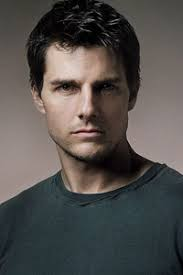
#> input picture tom.jpeg, 183 x 275 px
$ python Delaunay_Practice.py   (older library calls are emulated)
#> lines starting #> are read from the running program, lines starting #| are printed output that depends on the picture; after the words box and inside, x2 and y2 are one past the last pixel; in counts of white or black regions, pixels touching at a corner belong together
#!/usr/bin/python

import cv2
import numpy as np
import random

#define
# Check if a point is inside a rectangle
def rect_contains(rect, point):
    if point[0] < rect[0]:
        return False
    elif point[1] < rect[1]:
        return False
    elif point[0] > rect[2]:
        return False
    elif point[1] > rect[3]:
        return False
    return True


# Draw a point
def draw_point(img, p, color):
    cv2.circle(img, p, 2, color, cv2.FILLED, cv2.LINE_AA, 0)


# Draw delaunay triangles
def draw_delaunay(img, subdiv, delaunay_color):
    triangleList = subdiv.getTriangleList();
    size = img.shape
    r = (0, 0, size[1], size[0])

    for t in triangleList:

        pt1 = (t[0], t[1])
        pt2 = (t[2], t[3])
        pt3 = (t[4], t[5])

        if rect_contains(r, pt1) and rect_contains(r, pt2) and rect_contains(r, pt3):
            cv2.line(img, pt1, pt2, delaunay_color, 1, cv2.LINE_AA, 0)
            cv2.line(img, pt2, pt3, delaunay_color, 1, cv2.LINE_AA, 0)
            cv2.line(img, pt3, pt1, delaunay_color, 1, cv2.LINE_AA, 0)


# Draw voronoi diagram
def draw_voronoi(img, subdiv):
    (facets, centers) = subdiv.getVoronoiFacetList([])

    for i in range(0, len(facets)):
        ifacet_arr = []
        for f in facets[i]:
            ifacet_arr.append(f)

        ifacet = np.array(ifacet_arr, np.int)
        color = (random.randint(0, 255), random.randint(0, 255), random.randint(0, 255))

        cv2.fillConvexPoly(img, ifacet, color, cv2.LINE_AA, 0);
        ifacets = np.array([ifacet])
        cv2.polylines(img, ifacets, True, (0, 0, 0), 1, cv2.LINE_AA, 0)
        cv2.circle(img, (centers[i][0], centers[i][1]), 3, (0, 0, 0), cv2.FILLED, cv2.LINE_AA, 0)


if __name__ == '__main__':

    # Define window names
    win_delaunay = "Delaunay Triangulation"
    win_voronoi = "Voronoi Diagram"

    # Turn on animation while drawing triangles
    animate = True

    # Define colors for drawing.
    delaunay_color = (255, 255, 255)
    points_color = (120, 120, 255)

    # Read in the image.
    img = cv2.imread("tom.jpeg");
#> img is the input picture: shape (275, 183, 3); mean B, G, R 76.3, 78.8, 82.1

    # Keep a copy around
    img_orig = img.copy();

    # Rectangle to be used with Subdiv2D
    size = img.shape
#> size = (275, 183, 3)
    rect = (0, 0, size[1], size[0])
#> rect = (0, 0, 183, 275)

    # Create an instance of Subdiv2D
    subdiv = cv2.Subdiv2D(rect);

    # Create an array of points.
    points = [];

    # Read in the points from a text file
    with open("image2.csv") as file:
#> (reads image2.csv from the repository)
        for line in file:
            x, y = line.split(',',1)
            points.append((int(x), int(y)))

    # Insert points into subdiv
    for p in points:
        subdiv.insert(p)
        #
        # # Show animation
        # if animate:
        #     img_copy = img_orig.copy()
        #     # Draw delaunay triangles
        #     draw_delaunay(img_copy, subdiv, (255, 255, 255));
        #     cv2.imshow(win_delaunay, img_copy)
        #     cv2.waitKey(100)

    # Draw delaunay triangles
    draw_delaunay(img, subdiv, (255, 255, 255));
#> after the loop in draw_delaunay, `for t in triangleList:`:
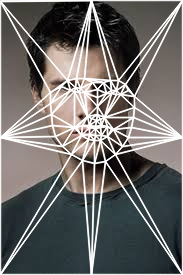
#> img: shape (275, 183, 3); mean B, G, R 104.6, 106.4, 108.2

    # Draw points
    for p in points:
        draw_point(img, p, (0, 0, 255))
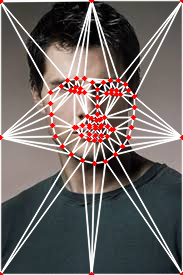
#> img: shape (275, 183, 3); 3.54% of pixels changed, all inside (x1, y1, x2, y2) = (0, 0, 183, 275)

    # Allocate space for voronoi Diagram
    img_voronoi = np.zeros(img.shape, dtype=img.dtype)


    # Show results
    cv2.imshow(win_delaunay, img)

    cv2.imwrite("tom_Del.jpg",img)
    cv2.waitKey(0)
